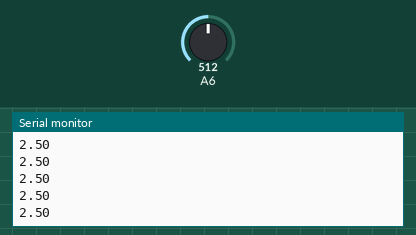
A sketch run on a simulated Arduino Nano, built with avr-gcc and run on an emulated ATmega328P. Parts: the last lines printed to the serial monitor. The test bench sets the inputs (shaded band); at power-on: A6 = 512.

Above: at 1.2 s.
1.3 s: A6 set to 716
At 2.1 s:
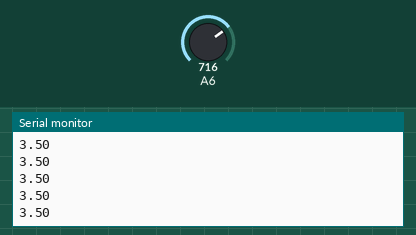
2.8 s: A6 set to 900
At 3.7 s:
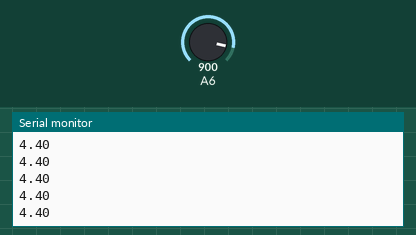
Timing chart, 0 to 5.8 s (numbered marks = the images above; inputs shaded):
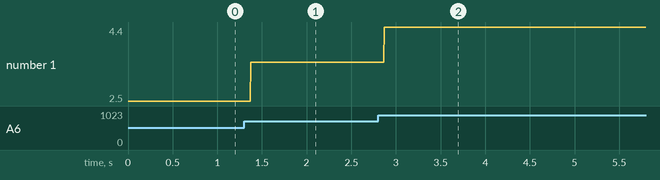

The sketch:

Medicion_Analogica.ino
```cpp
/* ------------------------------------------------------------ */

/*  Atzin Inyan Reyes Gutierrez */

/* ------------------------------------------------------------ */

void setup() {
// Se Inicia la comunicacion en serie
Serial.begin(9600);
}

void loop() {
// Se realiza la medicion de la entrada analogica
int ValorEnt = analogRead(A6);

// Conversion de entrada a valor de 0 a 5 V
float Voltaje = ValorEnt * (5.0 / 1023.0);

// Impresion del viltaje
Serial.println(Voltaje);
}
```

Measured:
- after the input at 1.3 s, the serial monitor: prints a new line after 0.07 s (image 1)
- after the input at 2.8 s, the serial monitor: prints a new line after 0.07 s (image 2)
- plotted number 1: 2.5 → 3.5 after the input at 1.3 s, 3.5 → 4.4 after the input at 2.8 s
